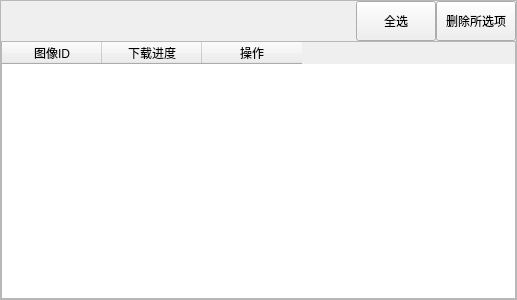
<?xml version="1.0" encoding="UTF-8"?>
<ui version="4.0">
 <class>RightWidget</class>
 <widget class="QWidget" name="RightWidget">
  <property name="geometry">
   <rect>
    <x>0</x>
    <y>0</y>
    <width>517</width>
    <height>300</height>
   </rect>
  </property>
  <property name="windowTitle">
   <string>RigetWidget</string>
  </property>
  <layout class="QHBoxLayout" name="horizontalLayout">
   <property name="spacing">
    <number>0</number>
   </property>
   <property name="leftMargin">
    <number>0</number>
   </property>
   <property name="topMargin">
    <number>0</number>
   </property>
   <property name="rightMargin">
    <number>0</number>
   </property>
   <property name="bottomMargin">
    <number>0</number>
   </property>
   <item>
    <widget class="QStackedWidget" name="stackedWidget">
     <property name="currentIndex">
      <number>0</number>
     </property>
     <widget class="QWidget" name="download_page">
      <layout class="QHBoxLayout" name="horizontalLayout_2">
       <property name="spacing">
        <number>0</number>
       </property>
       <property name="leftMargin">
        <number>0</number>
       </property>
       <property name="topMargin">
        <number>0</number>
       </property>
       <property name="rightMargin">
        <number>0</number>
       </property>
       <property name="bottomMargin">
        <number>0</number>
       </property>
       <item>
        <widget class="QScrollArea" name="scrollArea">
         <property name="widgetResizable">
          <bool>true</bool>
         </property>
         <widget class="QWidget" name="scrollAreaWidgetContents">
          <property name="geometry">
           <rect>
            <x>0</x>
            <y>0</y>
            <width>515</width>
            <height>298</height>
           </rect>
          </property>
          <layout class="QVBoxLayout" name="verticalLayout">
           <property name="spacing">
            <number>0</number>
           </property>
           <property name="leftMargin">
            <number>0</number>
           </property>
           <property name="topMargin">
            <number>0</number>
           </property>
           <property name="rightMargin">
            <number>0</number>
           </property>
           <property name="bottomMargin">
            <number>0</number>
           </property>
           <item>
            <layout class="QHBoxLayout" name="horizontalLayout_5">
             <item>
              <spacer name="horizontalSpacer_2">
               <property name="orientation">
                <enum>Qt::Orientation::Horizontal</enum>
               </property>
               <property name="sizeHint" stdset="0">
                <size>
                 <width>40</width>
                 <height>20</height>
                </size>
               </property>
              </spacer>
             </item>
             <item>
              <widget class="QPushButton" name="pushButton_choice_all_1">
               <property name="minimumSize">
                <size>
                 <width>0</width>
                 <height>40</height>
                </size>
               </property>
               <property name="text">
                <string>全选</string>
               </property>
              </widget>
             </item>
             <item>
              <widget class="QPushButton" name="pushButton_del">
               <property name="minimumSize">
                <size>
                 <width>0</width>
                 <height>40</height>
                </size>
               </property>
               <property name="text">
                <string>删除所选项</string>
               </property>
              </widget>
             </item>
            </layout>
           </item>
           <item>
            <widget class="QTableWidget" name="tableWidget_download">
             <column>
              <property name="text">
               <string>图像ID</string>
              </property>
             </column>
             <column>
              <property name="text">
               <string>下载进度</string>
              </property>
             </column>
             <column>
              <property name="text">
               <string>操作</string>
              </property>
             </column>
            </widget>
           </item>
          </layout>
         </widget>
        </widget>
       </item>
      </layout>
     </widget>
     <widget class="QWidget" name="like_page">
      <layout class="QHBoxLayout" name="horizontalLayout_3">
       <property name="spacing">
        <number>0</number>
       </property>
       <property name="leftMargin">
        <number>0</number>
       </property>
       <property name="topMargin">
        <number>0</number>
       </property>
       <property name="rightMargin">
        <number>0</number>
       </property>
       <property name="bottomMargin">
        <number>0</number>
       </property>
       <item>
        <widget class="QScrollArea" name="scrollArea_2">
         <property name="widgetResizable">
          <bool>true</bool>
         </property>
         <widget class="QWidget" name="scrollAreaWidgetContents_2">
          <property name="geometry">
           <rect>
            <x>0</x>
            <y>0</y>
            <width>515</width>
            <height>298</height>
           </rect>
          </property>
          <layout class="QVBoxLayout" name="verticalLayout_2">
           <property name="spacing">
            <number>0</number>
           </property>
           <property name="leftMargin">
            <number>0</number>
           </property>
           <property name="topMargin">
            <number>0</number>
           </property>
           <property name="rightMargin">
            <number>0</number>
           </property>
           <property name="bottomMargin">
            <number>0</number>
           </property>
           <item>
            <layout class="QHBoxLayout" name="horizontalLayout_4">
             <item>
              <spacer name="horizontalSpacer">
               <property name="orientation">
                <enum>Qt::Orientation::Horizontal</enum>
               </property>
               <property name="sizeHint" stdset="0">
                <size>
                 <width>40</width>
                 <height>20</height>
                </size>
               </property>
              </spacer>
             </item>
             <item>
              <widget class="QPushButton" name="pushButton_choice_all_2">
               <property name="minimumSize">
                <size>
                 <width>0</width>
                 <height>40</height>
                </size>
               </property>
               <property name="text">
                <string>全选</string>
               </property>
              </widget>
             </item>
             <item>
              <widget class="QPushButton" name="pushButton_updata">
               <property name="minimumSize">
                <size>
                 <width>0</width>
                 <height>40</height>
                </size>
               </property>
               <property name="text">
                <string>更新所选项</string>
               </property>
              </widget>
             </item>
            </layout>
           </item>
           <item>
            <widget class="QTableWidget" name="tableWidget_like">
             <column>
              <property name="text">
               <string>关键词</string>
              </property>
             </column>
             <column>
              <property name="text">
               <string>进度</string>
              </property>
             </column>
             <column>
              <property name="text">
               <string>总页数</string>
              </property>
             </column>
             <column>
              <property name="text">
               <string>总数</string>
              </property>
             </column>
             <column>
              <property name="text">
               <string>最新日期</string>
              </property>
             </column>
             <column>
              <property name="text">
               <string>上次更新</string>
              </property>
             </column>
             <column>
              <property name="text">
               <string>操作</string>
              </property>
             </column>
            </widget>
           </item>
          </layout>
         </widget>
        </widget>
       </item>
      </layout>
     </widget>
    </widget>
   </item>
  </layout>
 </widget>
 <resources/>
 <connections/>
</ui>
